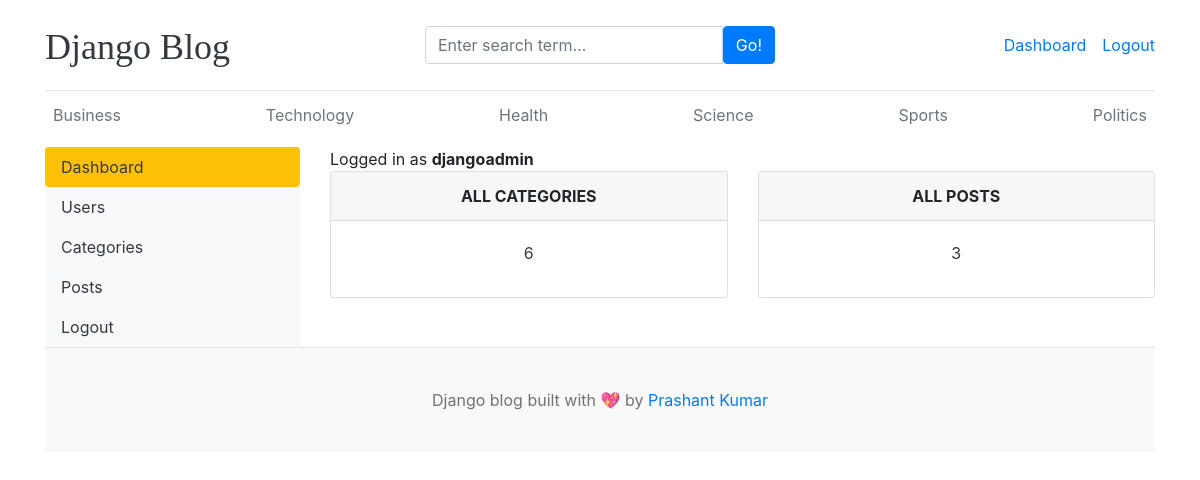
The app's page /dashboards/ (signed in) with its own data.
### blogs/models.py (models this page shows, shortened)
class Category(models.Model):
    category_name = models.CharField(max_length=50, unique=True)
    created_at = models.DateTimeField(auto_now_add=True)
    updated_at = models.DateTimeField(auto_now=True)
    class Meta:
        verbose_name_plural = 'Categories'

### dashboards/views.py (the view)
# urls.py: path('', views.dashboard, name='dashboard'),
@login_required(login_url='login')
def dashboard(request):
    category_count = Category.objects.all().count()
    blogs_count = Blog.objects.all().count()
    context = {
        'category_count':category_count,
        'blogs_count':blogs_count,
    }
    return render(request, 'dashboard/dashboard.html', context)

### blogs/context_processors.py (called while the page is built)
def get_categories(request):
    categories = Category.objects.all().order_by('-updated_at')
    return {'categories':categories}

def get_social_links(request):
    social_links = SocialLink.objects.all()
    return {'social_links':social_links}

### templates/dashboard/dashboard.html
{% extends '_base.html' %}
{% block content %}
<div class="row">
    {% include 'dashboard/sidebar.html' %}
    <div class="col-md-9">
        <span>Logged in as <strong>{{user}}</strong></span>
        <div class="row">
            <div class="col">
                <div class="card border-default mb-3">
                    <div class="card-header text-center text-uppercase font-weight-bold">All Categories</div>
                    <div class="card-body text-dark">
                        <div class="card-title text-center">{{category_count}}</div>
                    </div>
                </div>
            </div>
            <div class="col">
                <div class="card border-default mb-3">
                    <div class="card-header text-center text-uppercase font-weight-bold">All Posts</div>
                    <div class="card-body text-dark">
                        <div class="card-title text-center">{{blogs_count}}</div>
                    </div>
                </div>
            </div>
        </div>
    </div>
</div>
{% endblock content %}

### templates/_base.html (shortened to what this page needs)
{% load static %}
<!DOCTYPE html>
<html lang="en" style="overflow-y: scroll;">
<head>
    <link href="https://getbootstrap.com/docs/4.0/dist/css/bootstrap.min.css" rel="stylesheet">
    <link href="{% static 'css/blog.css' %}" rel="stylesheet">
    <link rel="stylesheet" href="https://cdnjs.cloudflare.com/ajax/libs/font-awesome/4.7.0/css/font-awesome.min.css">
  </head>
<body>
    <div class="container">
      <header class="blog-header py-3">
        <div class="row flex-nowrap justify-content-between align-items-center">
          <div class="col-4 pt-1">
            <a class="blog-header-logo text-dark" href="/">Django Blog</a>
          </div>
          <div class="col-4">
            <form action="{% url 'search' %}" method="GET">
              <div class="input-group">
                <input class="form-control" name="keyword" value="{{keyword}}" type="text" placeholder="Enter search term..." aria-label="Enter search term..." aria-describedby="button-search" />
                <button type="submit" class="btn btn-primary" id="button-search" type="button">Go!</button>
            </div>
            </form>
          </div>
          <div class="col-4 d-flex justify-content-end align-items-center">
            {% if not user.is_authenticated %}
            <a class="btn btn-sm btn-warning" href="{% url 'login' %}">Login</a> &nbsp;
            <a class="btn btn-sm btn-outline-secondary" href="{% url 'register' %}">Register</a>
            {% else %}
            <span><a href="{% url 'dashboard' %}">Dashboard</a></span>
            <span><a href="{% url 'logout' %}">Logout</a></span>
            {% endif %}
          </div>
        </div>
      </header>
      <div class="nav-scroller py-1 mb-2">
        <nav class="nav d-flex justify-content-between">
          {% for i in categories %}
          <a class="p-2 text-muted" href="{% url 'post_by_category' i.id %}">{{ i.category_name }}</a>
          {% endfor %}
        </nav>
      </div>
{% block content %}
{% endblock content %}
<footer class="blog-footer">
    <p>Django blog built with 💖 by <a href="#">Prashant Kumar</a></p>
</footer>
</body>
</html>

### blog_main/static/css/blog.css (style rules this page uses)
.blog-header { border-bottom: 1px solid #e5e5e5; }
.blog-header-logo { font-family: "Playfair Display", Georgia, "Times New Roman", serif; font-size: 2.25rem; }
.blog-footer { padding: 2.5rem 0; color: #727272; text-align: center; background-color: #f9f9f9; border-top: .05rem solid #e5e5e5; }
.blog-footer p:last-child { margin-bottom: 0; }

### records on screen
Category: category_name "Business"
Category: category_name "Technology"
Category: category_name "Health"
Category: category_name "Science"
Category: category_name "Sports"
Category: category_name "Politics"

### other values on screen
{{ user }} "djangoadmin"
{{ category_count }} "6"
{{ blogs_count }} "3"
